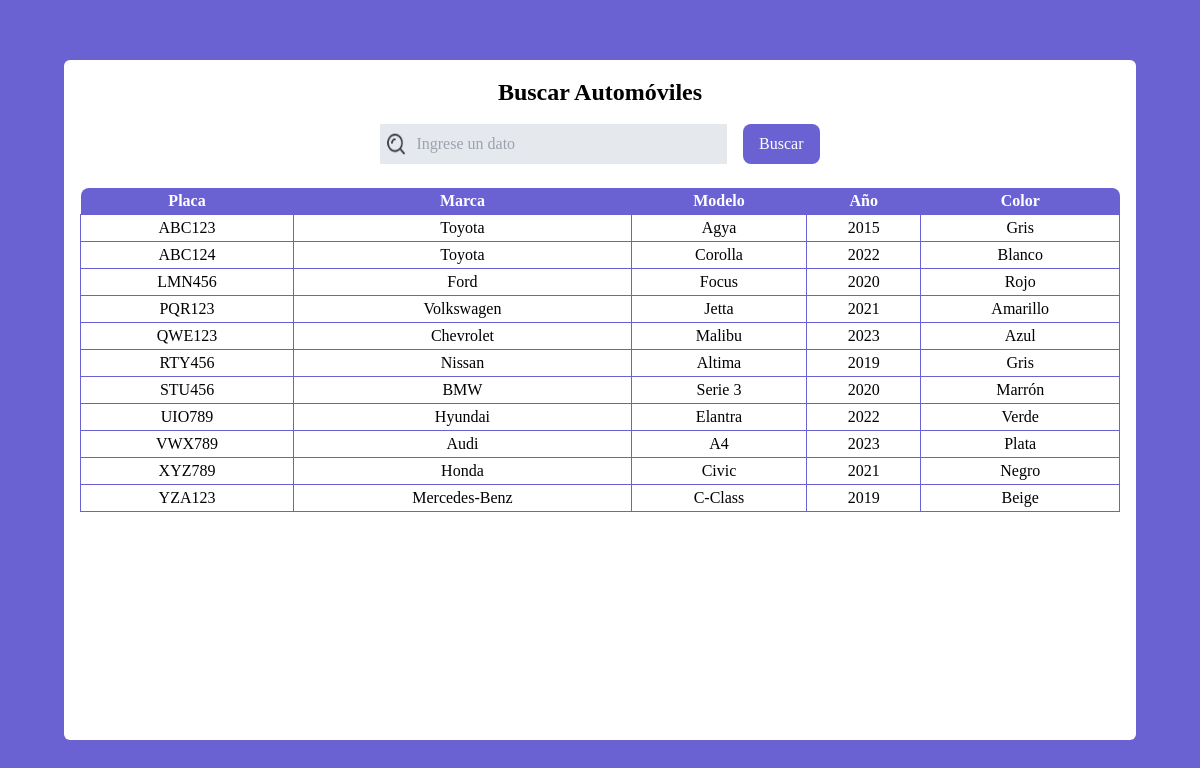
The page /backend/procesar_busqueda.php on the database its author committed.
### tables this page shows
CREATE TABLE automoviles (
    placa VARCHAR(10) PRIMARY KEY,
    marca VARCHAR(50) NOT NULL,
    modelo VARCHAR(50) NOT NULL,
    anio INT NOT NULL,
    color VARCHAR(30) NOT NULL,
    tipo_vehiculo VARCHAR(20) NOT NULL
);

### backend/procesar_busqueda.php (called while the page is built, shortened)
<?php
include '../includes/Automovil.php';
$database = new Database();
$db = $database->getConnection();
$automovil = new Automovil($db);
$input = isset($_POST['input']) ? $_POST['input'] : '';
$autos = $automovil->buscar_automoviles($input);
include '../frontend/buscar_automovil.php';
?>

### includes/Automovil.php (called while the page is built, shortened)
<?php
class Automovil {
    private $conn;
    public function __construct($db) {
        $this->conn = $db;
    }
    public function buscar_automoviles($input) {
        $query = "CALL BuscarAutomoviles(?)";
        $stmt = $this->conn->prepare($query);
        $stmt->bindParam(1, $input, PDO::PARAM_STR);
        if ($stmt->execute()) {
            return $stmt->fetchAll(PDO::FETCH_ASSOC);
        } else {
            return [];
        }
    }
}
?>

### frontend/buscar_automovil.php (the view, shortened to what this page needs)
<!DOCTYPE html>
<html lang="es">
<head>
    <script src="https://cdn.tailwindcss.com"></script>
</head>
<body class="flex h-[100vh] font-serif justify-center items-center bg-[#6A62D2] mx-16">
<div class="flex flex-col bg-white p-4 w-full h-[85vh] rounded-md text-center">
    <h2 class="text-2xl font-bold mb-4">Buscar Automóviles</h2>
    <form class="flex justify-center mb-6" action="../backend/procesar_busqueda.php" method="post">
        <div class="flex items-center bg-[#E5E8ED] w-1/3">
            <img class="pl-1 w-7 h-7" src="/img/Search_alt.png" alt="Lupita">
            <input class="py-1 pl-2 pr-2 bg-[#E5E8ED] outline-none w-full" type="text" id="buscar" name="input" placeholder="Ingrese un dato">
        </div>
        <input class="bg-[#6A62D2] text-white rounded-lg ml-4 py-2 px-4 hover:cursor-pointer hover:bg-[#5852A7]" type="submit" value="Buscar">
    </form>
    <div class="overflow-y-auto">
        <table class="w-full">
            <thead class="bg-[#6A62D2] text-white">
                <tr>
                    <th class="rounded-tl-lg">Placa</th>
                    <th>Marca</th>
                    <th>Modelo</th>
                    <th>Año</th>
                    <th class="rounded-tr-lg">Color</th>
                </tr>
            </thead>
            <tbody class="">
                <?php if (!empty($autos)): ?>
                    <?php foreach ($autos as $auto): ?>
                        <tr>
                            <td class="border border-[#6A62D2]"><?php echo htmlspecialchars($auto['placa']); ?></td>
                            <td class="border border-r border-[#6A62D2]"><?php echo htmlspecialchars($auto['marca']); ?></td>
                            <td class="border border-r border-[#6A62D2]"><?php echo htmlspecialchars($auto['modelo']); ?></td>
                            <td class="border border-r border-[#6A62D2]"><?php echo htmlspecialchars($auto['anio']); ?></td>
                            <td class="border border-r border-[#6A62D2]"><?php echo htmlspecialchars($auto['color']); ?></td>
                        </tr>
                    <?php endforeach; ?>
                <?php else: ?>
                    <tr>
                        <td colspan="5">No se encontraron resultados</td>
                    </tr>
                <?php endif; ?>
            </tbody>
        </table>
    </div>
</div>
</body>
</html>

### rows shown on the page
automoviles: placa "ABC123", marca "Toyota", modelo "Agya", anio "2015", color "Gris"
automoviles: placa "ABC124", marca "Toyota", modelo "Corolla", anio "2022", color "Blanco"
automoviles: placa "LMN456", marca "Ford", modelo "Focus", anio "2020", color "Rojo"
automoviles: placa "PQR123", marca "Volkswagen", modelo "Jetta", anio "2021", color "Amarillo"
automoviles: placa "QWE123", marca "Chevrolet", modelo "Malibu", anio "2023", color "Azul"
automoviles: placa "RTY456", marca "Nissan", modelo "Altima", anio "2019", color "Gris"
automoviles: placa "STU456", marca "BMW", modelo "Serie 3", anio "2020", color "Marrón"
automoviles: placa "UIO789", marca "Hyundai", modelo "Elantra", anio "2022", color "Verde"
automoviles: placa "VWX789", marca "Audi", modelo "A4", anio "2023", color "Plata"
automoviles: placa "XYZ789", marca "Honda", modelo "Civic", anio "2021", color "Negro"
automoviles: placa "YZA123", marca "Mercedes-Benz", modelo "C-Class", anio "2019", color "Beige"
